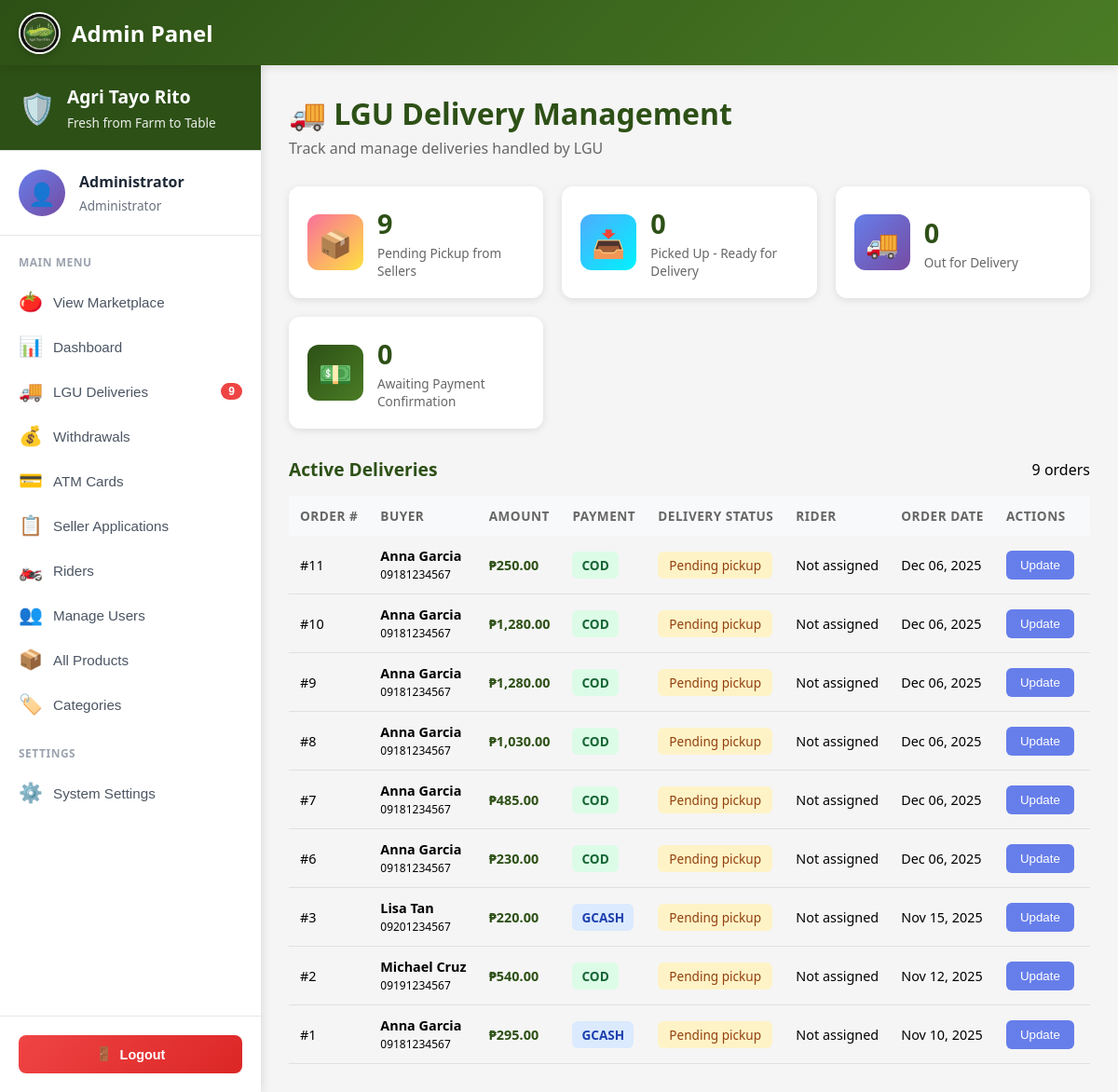
Before: /public/profile/admin/deliveries (signed in) with the older database file.
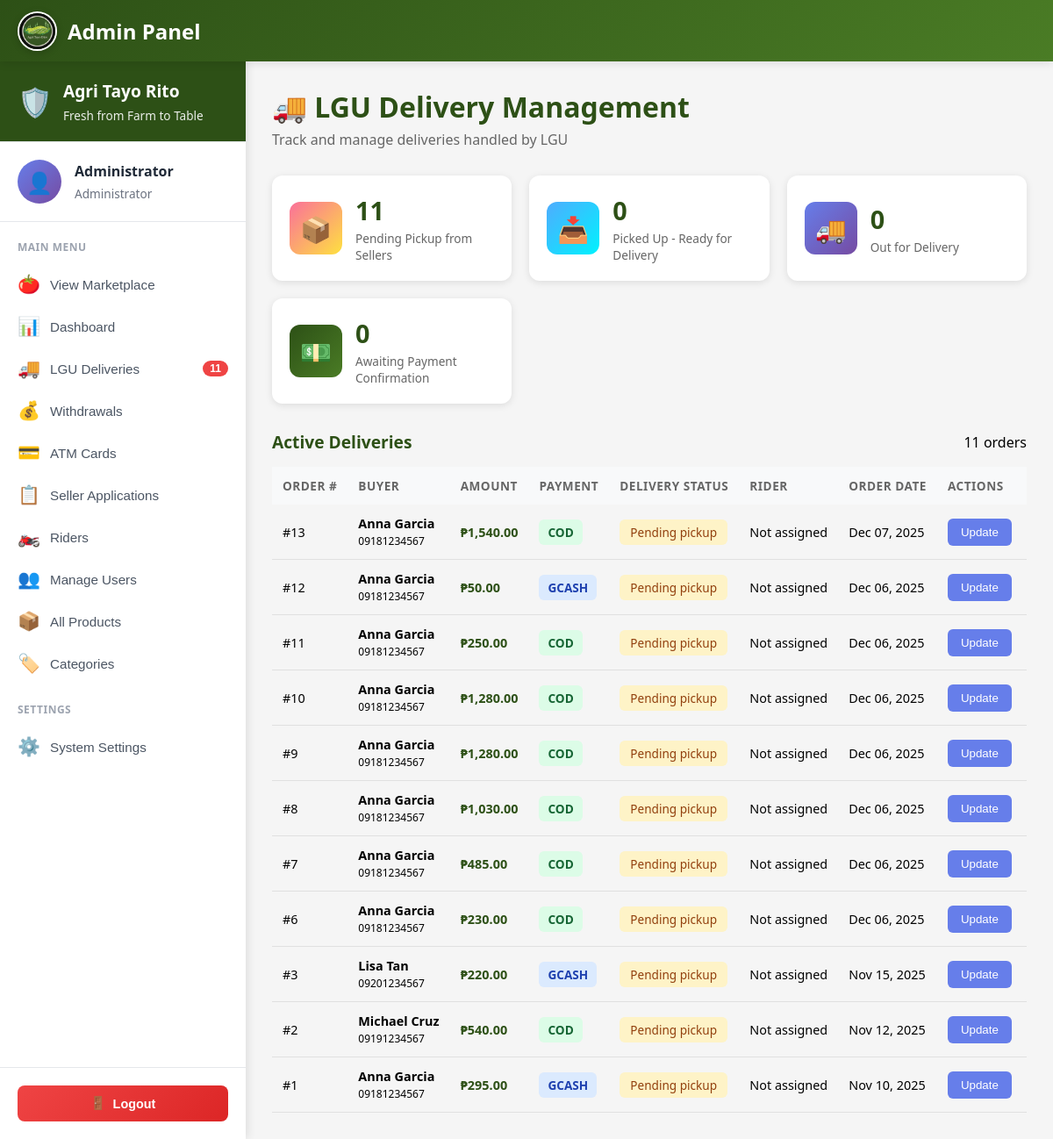
After: the same page with the newer database file.
### tables this page shows
CREATE TABLE `orders` (
  `orderID` int(11) NOT NULL,
  `buyerID` int(11) NOT NULL,
  `order_date` timestamp NOT NULL DEFAULT current_timestamp(),
  `total_amount` decimal(10,2) NOT NULL,
  `order_status` enum('pending','processing','shipped','delivered','cancelled') DEFAULT 'pending',
  `delivery_address` text NOT NULL,
  `delivery_municipality` varchar(100) NOT NULL,
  `delivery_province` varchar(100) NOT NULL,
  `delivery_postal_code` varchar(10) NOT NULL,
  `payment_method` enum('cash_on_delivery','gcash','bank_transfer') DEFAULT 'cash_on_delivery',
  `payment_status` enum('pending','paid','failed') DEFAULT 'pending',
  `payment_method_new` enum('cod','gcash','paymaya') NOT NULL DEFAULT 'cod',
  `shipping_fee` decimal(10,2) DEFAULT 0.00,
  `lgu_delivery_status` enum('pending_pickup','picked_up','in_transit','delivered','failed') DEFAULT 'pending_pickup',
  `assigned_rider_id` int(11) DEFAULT NULL,
  `rider_assigned_at` timestamp NULL DEFAULT NULL,
  `picked_up_at` timestamp NULL DEFAULT NULL,
  `delivered_at` timestamp NULL DEFAULT NULL,
  `payment_received_by_lgu_at` timestamp NULL DEFAULT NULL,
  `credited_to_seller_at` timestamp NULL DEFAULT NULL,
  `lgu_notes` text DEFAULT NULL,
  `receipt_generated` tinyint(1) DEFAULT 0,
  `notes` text DEFAULT NULL,
  `updated_at` timestamp NOT NULL DEFAULT current_timestamp() ON UPDATE current_timestamp()
);

CREATE TABLE `users` (
  `userID` int(11) NOT NULL,
  `email` varchar(255) NOT NULL,
  `profile_image` varchar(500) DEFAULT NULL,
  `password_hash` varchar(255) NOT NULL,
  `full_name` varchar(200) NOT NULL,
  `phone` varchar(20) DEFAULT NULL,
  `avatar` varchar(255) DEFAULT '/images/avatars/avt1.jpg',
  `role` enum('buyer','seller','admin') DEFAULT 'buyer',
  `is_active` tinyint(1) DEFAULT 1,
  `created_at` timestamp NOT NULL DEFAULT current_timestamp(),
  `updated_at` timestamp NOT NULL DEFAULT current_timestamp() ON UPDATE current_timestamp()
);

### app/views/profile/admin/deliveries.php (the view, shortened to what the rows shown need)
<?php
$db = new Database();
$conn = $db->connect();
$stats = [];
$stmt = $conn->query("SELECT COUNT(*) as total FROM orders WHERE lgu_delivery_status = 'pending_pickup'");
$stats['pending_pickup'] = $stmt->fetch(PDO::FETCH_ASSOC)['total'];
$stmt = $conn->query("SELECT COUNT(*) as total FROM orders WHERE lgu_delivery_status = 'picked_up'");
$stats['picked_up'] = $stmt->fetch(PDO::FETCH_ASSOC)['total'];
$stmt = $conn->query("SELECT COUNT(*) as total FROM orders WHERE lgu_delivery_status = 'in_transit'");
$stats['in_transit'] = $stmt->fetch(PDO::FETCH_ASSOC)['total'];
$stmt = $conn->query("SELECT COUNT(*) as total FROM orders WHERE lgu_delivery_status = 'delivered' AND payment_received_by_lgu_at IS NULL");
$stats['awaiting_payment'] = $stmt->fetch(PDO::FETCH_ASSOC)['total'];
$query = "SELECT o.*, u.full_name as buyer_name, u.phone, dr.rider_name
          FROM orders o
          JOIN users u ON o.buyerID = u.userID
          LEFT JOIN delivery_riders dr ON o.assigned_rider_id = dr.riderID
          WHERE o.lgu_delivery_status != 'delivered' OR o.payment_received_by_lgu_at IS NULL
          ORDER BY
            CASE o.lgu_delivery_status
              WHEN 'pending_pickup' THEN 1
              WHEN 'picked_up' THEN 2
              WHEN 'in_transit' THEN 3
              WHEN 'delivered' THEN 4
            END,
            o.order_date DESC";
$stmt = $conn->query($query);
$orders = $stmt->fetchAll(PDO::FETCH_ASSOC);
?>
<!DOCTYPE html>
<html lang="en">
<head>
    <link rel="stylesheet" href="<?php echo BASE_URL; ?>css/responsive.css">
    <link rel="stylesheet" href="<?php echo BASE_URL; ?>css/admin/dashboard.css">
</head>
<body>
    <?php
    require_once __DIR__ . '/admin-nav.php';
    ?>
    <main class="main-content">
        <div class="page-header">
            <h1 class="page-title">🚚 LGU Delivery Management</h1>
            <p class="page-subtitle">Track and manage deliveries handled by LGU</p>
        </div>
        <section class="stats-section">
            <div class="stat-card">
                <div class="stat-icon" style="background: linear-gradient(135deg, #fa709a 0%, #fee140 100%);">📦</div>
                <div class="stat-info">
                    <h3 class="stat-value"><?php echo number_format($stats['pending_pickup']); ?></h3>
                    <p class="stat-label">Pending Pickup from Sellers</p>
                </div>
            </div>
            <div class="stat-card">
                <div class="stat-icon" style="background: linear-gradient(135deg, #4facfe 0%, #00f2fe 100%);">📥</div>
                <div class="stat-info">
                    <h3 class="stat-value"><?php echo number_format($stats['picked_up']); ?></h3>
                    <p class="stat-label">Picked Up - Ready for Delivery</p>
                </div>
            </div>
            <div class="stat-card">
                <div class="stat-icon" style="background: linear-gradient(135deg, #667eea 0%, #764ba2 100%);">🚚</div>
                <div class="stat-info">
                    <h3 class="stat-value"><?php echo number_format($stats['in_transit']); ?></h3>
                    <p class="stat-label">Out for Delivery</p>
                </div>
            </div>
            <div class="stat-card">
                <div class="stat-icon" style="background: linear-gradient(135deg, #2d5016 0%, #4a7c25 100%);">💵</div>
                <div class="stat-info">
                    <h3 class="stat-value"><?php echo number_format($stats['awaiting_payment']); ?></h3>
                    <p class="stat-label">Awaiting Payment Confirmation</p>
                </div>
            </div>
        </section>
        <section class="orders-section">
            <div class="section-header">
                <h2 class="section-title">Active Deliveries</h2>
                <span class="badge"><?php echo count($orders); ?> orders</span>
            </div>
            <?php if (count($orders) > 0): ?>
            <div class="table-container">
                <table class="data-table">
                    <thead>
                        <tr>
                            <th>Order #</th>
                            <th>Buyer</th>
                            <th>Amount</th>
                            <th>Payment</th>
                            <th>Delivery Status</th>
                            <th>Rider</th>
                            <th>Order Date</th>
                            <th>Actions</th>
                        </tr>
                    </thead>
                    <tbody>
                        <?php foreach ($orders as $order): ?>
                        <tr>
                            <td>#<?php echo $order['orderID']; ?></td>
                            <td>
                                <div><strong><?php echo htmlspecialchars($order['buyer_name']); ?></strong></div>
                                <small><?php echo htmlspecialchars($order['phone']); ?></small>
                            </td>
                            <td class="amount">₱<?php echo number_format($order['total_amount'], 2); ?></td>
                            <td>
                                <span class="payment-badge payment-<?php echo $order['payment_method_new']; ?>">
                                    <?php echo strtoupper($order['payment_method_new']); ?>
                                </span>
                            </td>
                            <td>
                                <span class="status-badge delivery-<?php echo $order['lgu_delivery_status']; ?>">
                                    <?php echo str_replace('_', ' ', ucfirst($order['lgu_delivery_status'])); ?>
                                </span>
                            </td>
                            <td>
                                <?php if ($order['rider_name']): ?>
                                    <span class="rider-info">🏍️ <?php echo htmlspecialchars($order['rider_name']); ?></span>
                                <?php else: ?>
                                    <span class="text-muted">Not assigned</span>
                                <?php endif; ?>
                            </td>
                            <td><?php echo date('M d, Y', strtotime($order['order_date'])); ?></td>
                            <td>
                                <button onclick="showDeliveryActions(<?php echo $order['orderID']; ?>, '<?php echo $order['lgu_delivery_status']; ?>')"
                                        class="btn-action">Update</button>
                            </td>
                        </tr>
                        <?php endforeach; ?>
                    </tbody>
                </table>
            </div>
            <?php else: ?>
            <div class="no-data">
                <p>✅ All deliveries completed and payments confirmed!</p>
            </div>
            <?php endif; ?>
        </section>
    </main>
</body>
</html>

Changed rows visible on the page:
added orders: orderID "13", buyerID.full_name "Anna Garcia", buyerID.phone "09181234567", total_amount "1,540.00", payment_method_new "COD", lgu_delivery_status "Pending pickup", order_date "Dec 07, 2025"
added orders: orderID "12", buyerID.full_name "Anna Garcia", buyerID.phone "09181234567", total_amount "50.00", payment_method_new "GCASH", lgu_delivery_status "Pending pickup", order_date "Dec 06, 2025"
Other visible differences:
$pending_pickups: "9" → "11"
$stats['pending_pickup']: "9" → "11"
count($orders): "9" → "11"
